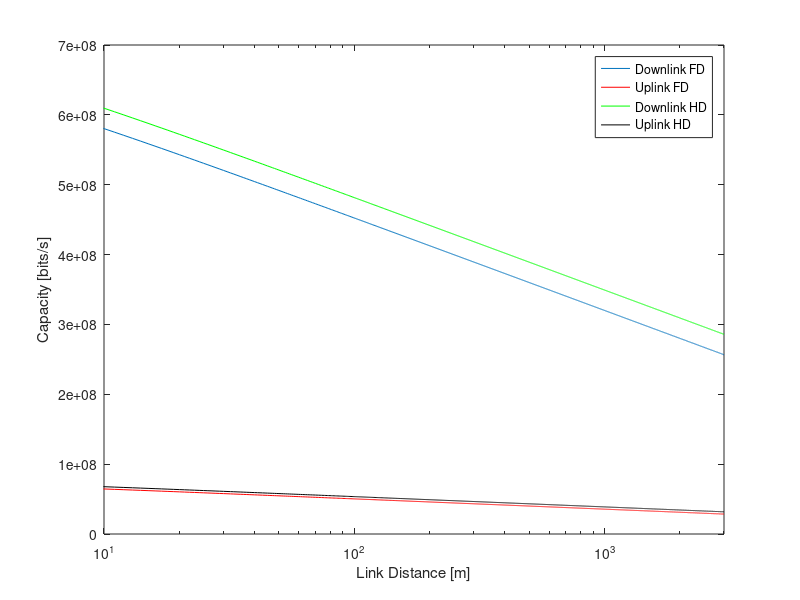

Write MATLAB code to recreate this figure.
clear all
close all
clc
w=20*10^6;
Gt=100;Gr=10;
N0=10^-18;
fc=2.35*10^9;
% ht=40;hr=23;
c=3*10^8;
for d=10:3000
    Pd1=35;Pu1=0.001;
    B1=10^(12);
%delta(1,d)=69.55+26.16*log(fc)-13.82*log(ht)-((1.1*log(fc)-0.7)*hr-(1.56*log(fc)-0.8))+(44.9-6.55*log(ht))*log(d);
delta1(1,d)=((Pd1*Gt*Gr*(c^2))/((4*pi*d*fc)^2));
delta2(1,d)=((Pu1*Gt*Gr*(c^2))/((4*pi*d*fc)^2));
%Cd1(1,d)=w*(log2(1+(delta1(1,d))/(N0*w+(Pu1/B1))));
Cd1(1,d)=w*(log2(1+(delta1(1,d))/(N0*w+(Pd1/B1))));
Cd2(1,d)=(1/9)*Cd1(1,d);
end
for d=10:3000;
    Pd2=35;Pu2=0.00001;
%delta(1,d)=69.55+26.16*log(fc)-13.82*log(ht)-((1.1*log(fc)-0.7)*hr-(1.56*log(fc)-0.8))+(44.9-6.55*log(ht))*log(d);
delta3(1,d)=((Pd2*Gt*Gr*(c^2))/((4*pi*d*fc)^2));
delta4(1,d)=((Pu2*Gt*Gr*(c^2))/((4*pi*d*fc)^2));
%Cd3(1,d)=w*(log2(1+(delta3(1,d))/(N0*w)));
Cd3(1,d)=w*(log2(1+(delta3(1,d))/(N0*w)));
Cd4(1,d)=(1/9)*Cd3(1,d);
end
d=0:3000-1;

semilogx(d,Cd1); 
  hold on
  %grid on
  semilogx(d,Cd2,'r'); 
  hold on
  semilogx(d,Cd3,'g'); 
  hold on
  semilogx(d,Cd4,'k'); 
  axis ([10 3000 0 7*10^8]);
xlabel('Link Distance [m]');
ylabel('Capacity [bits/s]');
legend ('Downlink FD','Uplink FD','Downlink HD','Uplink HD');